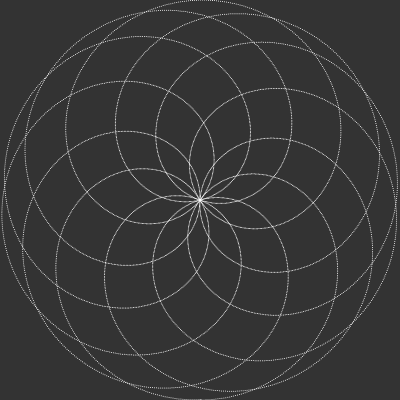
Frame 1 (no input)
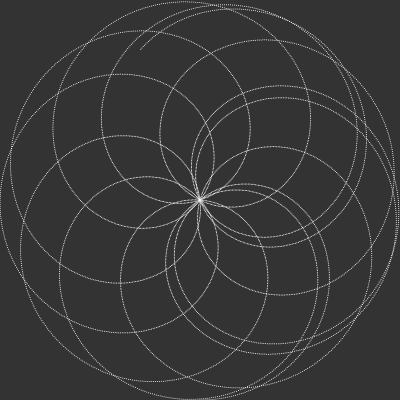
Frame 60 (no input)
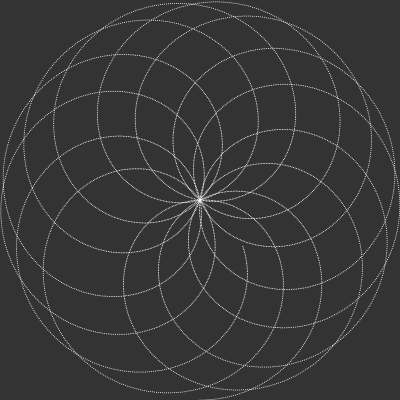
Frame 120 (the mouse pressed at the canvas centre since frame 60)

The p5.js sketch that drew these frames (run headless with seeded random() and noise() and a simulated clock; from frame 60 on, the mouse is pressed at the canvas centre):

// p5.js sketch
// ── sketch.js
 

let d = 8;
let n = 5;
let sliderD;
let sliderN;
function setup() {
    createCanvas(400,400);
    sliderD = createSlider(1,10,5);
    sliderN = createSlider(1,20,5,0.01);
}
 

function draw() { 
    //d = sliderD.value();
    //n = sliderN.value();
    n += 0.01;
    d += 0.001
    let k = n / d  ;
    background(51);
    translate(width/2,height/2)

    beginShape();
    stroke(255);d
    noFill();
    strokeWeight(1);
    for(let a = 0 ; a < TWO_PI * d ; a += 0.01){
        let r = 200*cos(k*a);
        let x = r * sin(a);
        let y = r * cos(a);
        point(x,y);
    }

   // endShape(CLOSE);
}

 
